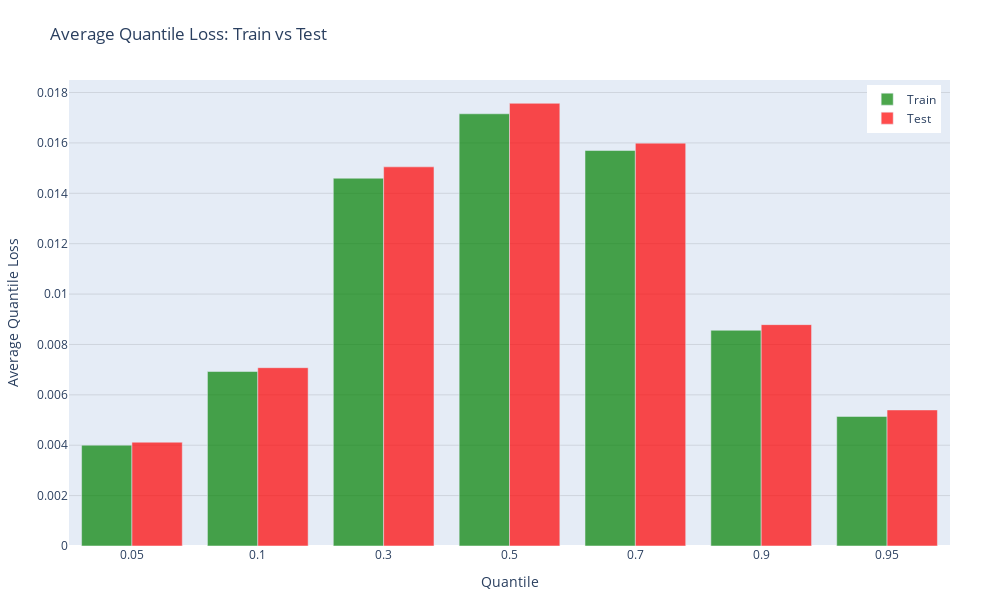

Notebook code cell kept with this figure:
### Code cell
# Plot the results
plot_train_test_performance(quantreg_results)

### Figure 1 — Plotly figure (JSON) as saved in the notebook; plotly's stock layout.template omitted (floating-point values rounded to 4 significant figures)
{"data": [{"marker": {"color": "rgba(0, 128, 0, 0.7)"}, "name": "Train", "type": "bar", "x": ["0.05", "0.1", "0.3", "0.5", "0.7", "0.9", "0.95"], "y": [0.004002, 0.006926, 0.0146, 0.01716, 0.0157, 0.008563, 0.005143]}, {"marker": {"color": "rgba(255, 0, 0, 0.7)"}, "name": "Test", "type": "bar", "x": ["0.05", "0.1", "0.3", "0.5", "0.7", "0.9", "0.95"], "y": [0.004121, 0.007078, 0.01505, 0.01757, 0.01599, 0.008787, 0.005401]}], "layout": {"barmode": "group", "height": 600, "legend": {"x": 0.99, "xanchor": "right", "y": 0.99, "yanchor": "top"}, "margin": {"b": 50, "l": 50, "r": 50, "t": 80}, "title": {"text": "Average Quantile Loss: Train vs Test"}, "width": 1000, "xaxis": {"title": {"text": "Quantile"}}, "yaxis": {"gridcolor": "rgba(0,0,0,0.1)", "gridwidth": 1, "showgrid": true, "title": {"text": "Average Quantile Loss"}}}}
